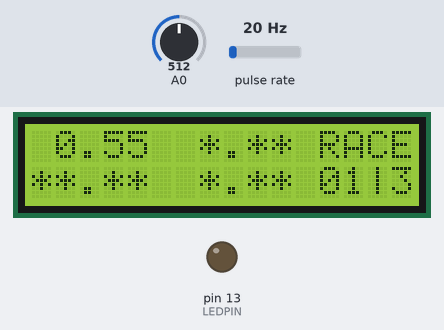
This sketch was run on a simulated Arduino Uno, built with avr-gcc and run on an emulated ATmega328P. Shown: 16×2 character LCD, output pins drawn as LEDs (lit = HIGH). Wiring (inferred from the names in the program): pulse sensor: data pin 2. Inputs (shaded band) come from the test bench; at power-on: pulse rate 20 Hz, A0 = 512. What the sketch prints to the serial monitor is not drawn.

Above: at 6.2 s.
6.3 s: pulse rate (sensor on pin 2) set to 3 Hz
At 7.4 s:
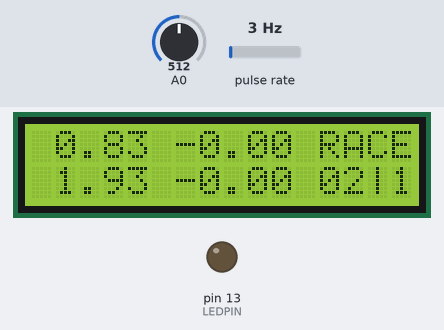
12.3 s: pulse rate (sensor on pin 2) set to 7 Hz
At 13.5 s:
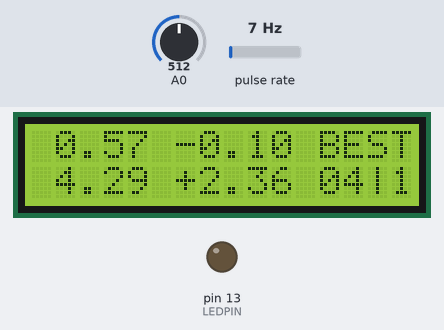
14.1 s: pulse rate (sensor on pin 2) set to 4 Hz
At 17.0 s:
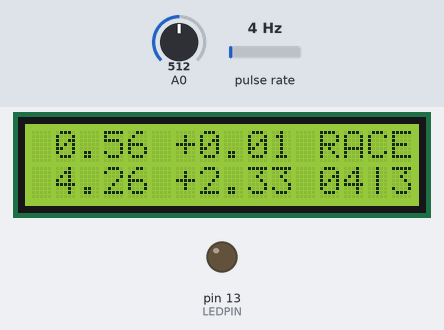
17.1 s: pulse rate (sensor on pin 2) set to 12 Hz
At 18.4 s:
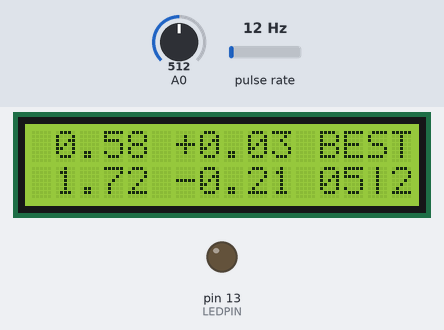

Measured:
- what the display in image 1 shows lasts 0.7 s, from 6.9 s to 7.6 s
- what the display in image 2 shows lasts 0.5 s, from 13.2 s to 13.7 s

The sketch:

laptimer.ino
```cpp
/**************************************************
 * The idea is to display sector- and running laptimes
 * in a rental go kart running on a track with alfono
 * magnetic strips. ie  https://www.alfanosystem.com/
 *
 * Attched a LCD Keypad shield
 * using D4,D5,D6,D7,D8,D9 and D10 for the display
 * using A0 for the buttons.
 * https://www.dfrobot.com/wiki/index.php?title=Arduino_LCD_KeyPad_Shield_(SKU:_DFR0009)
 *
 * Attached a reed switch
 * using D2
 *
 * TODO:
 * Displaysetup made for 3 sectors, make a better where
 *   1 sector = 1 lap makes sence
 * Save trackname and records?
 * Add a buzzer to make a sound instead
 * Add a compass to detect direction when passing a
 *   magnet strip, and thus be able to auto-configure
 * Make a list of tracks with known strips
 * Add a microphone - guess frequency = rpm = speed
 ***************************************************/

#include <LiquidCrystal.h>
LiquidCrystal lcd(8, 9, 4, 5, 6, 7);

#include <EEPROM.h>

#define btnRIGHT  1
#define btnUP     2
#define btnDOWN   4
#define btnLEFT   8
#define btnSELECT 16
#define btnNONE   0
#define btnANY    B11111111
#define btnINC    btnUP | btnRIGHT
#define btnDEC    btnDOWN | btnLEFT


#define REEDPIN 2
#define LEDPIN 13

#define LONGLAP  120000
#define MAX_SECTORS 3
#define LAP 0

//Magic value signaling not valid
//has to fit a signed int
#define NOTIME 0x7FED

#define DEBUG

#ifdef DEBUG
#define PRINT(x)    Serial.print (x)
#define PRINTDEC(x) Serial.print (x, DEC)
#define PRINTLN(x)  Serial.println (x)
#define BEGIN(x)    Serial.begin(x)
#define DEBOUNCE 500
#else
#define PRINT(x)
#define PRINTDEC(x)
#define PRINTLN(x)
#define BEGIN(x)
#define DEBOUNCE 5000
#endif

// where we store our config
#define CONFADDR 20
#define CONFVER  1

volatile int newlap;
volatile long reedready;
long lasttime;
int  sectors;
int  cursector;
int  lastsector;
int  curlap;
int  state;

struct timing_struct {
  unsigned int best;
  unsigned int last;
  int diff; //last - previous best
}
timing_struct;

struct timing_struct timing[MAX_SECTORS+1];

void setup() {
  lcd.begin(16, 2);              // start the library
  lcd.setCursor(0,0);
  lcd.print(F("CHR.HANSEN HOLD6"));
  lcd.setCursor(0,1);
  lcd.print(F("laptimer ver 0.4"));
  BEGIN(9600);
  //Activate internal pullup
  pinMode(REEDPIN , INPUT);
  digitalWrite(REEDPIN , HIGH);
  // turn off led
  pinMode(LEDPIN , OUTPUT);
  digitalWrite(LEDPIN , LOW);

  attachInterrupt(0, trigger, FALLING);
  cleardata();
  //read from flash?
  sectors   = 3;
  getconf();

  delay(5000);
  lcd.clear();
  show();
}

void cleardata() {
  newlap    = 0;
  reedready = 0;
  lasttime  = 0;
  //sectors   = 3; config setting
  cursector = 0;
  lastsector= 0;
  curlap    = 0;
  state     = 0; //waiting to start
  timing[0] = {
    NOTIME, NOTIME, NOTIME  }; //lap
  timing[1] = {
    NOTIME, NOTIME, NOTIME  }; //sec1
  timing[2] = {
    NOTIME, NOTIME, NOTIME  }; //sec2
  timing[3] = {
    NOTIME, NOTIME, NOTIME  }; //sec3
}

void getconf() {
  if ( EEPROM.read(CONFADDR) == 'L' and
    EEPROM.read(CONFADDR+1) == 'T' ) {
    int confver = EEPROM.read(CONFADDR+2);
    if ( confver == 1 ) {
      sectors = EEPROM.read(CONFADDR+3);
    }
  }
}

void saveconf() {
  EEPROM.write(CONFADDR, 'L');
  EEPROM.write(CONFADDR+1,'T' );
  EEPROM.write(CONFADDR+2, 1);
  EEPROM.write(CONFADDR+3, sectors);
}


void loop() {
  //Just wait for an interrupt
  static int key = btnNONE;
  static int lastkey = btnNONE;
  static int keycount = 0;

  if (newlap > 0) {
    //calculate
    //Don't process interrupts during calculations
    detachInterrupt(0);

    if (state == 0) {
      //first hit
      lastsector = sectors;
      cursector  = 1;
      curlap     = 1;
    }
    else {
      savetime(cursector, reedready - lasttime);

      lastsector = cursector;
      if (cursector == sectors) {
        //start/finish passing
        cursector = 1;
        curlap++;
      }
      else {
        cursector++;
      }
    }

    state      = 1; //running

    show();
    lasttime = reedready;
    newlap = 0;

    attachInterrupt(0, trigger, FALLING);
  }
  delay(100);
  if ( state < 2 and millis() - reedready > LONGLAP) {
    state=2;
    show();
  }
  key = getkey();
  if ( key != btnNONE ) {
    if ( key == lastkey ) {
      keycount++;
      PRINTLN(key);
      PRINTLN(keycount);
    }
    else {
      keycount = 1;
      PRINTLN("newkey");
      PRINTLN(key);
    }

    if ( key == btnSELECT and keycount > 20 ) {
      // 2 seconds holding
      PRINTLN("Select hold");
      int confsectors = sectors;
      config();
      keycount=0;
      if ( confsectors != sectors ) {
        cleardata();
        saveconf();
      }
      show();
    }
  }
  lastkey = key;

}

void config() {
  int key = btnNONE;
  int done = 0;
  lcd.clear();
  lcd.setCursor(0,0);
  lcd.print("# sectors:");
  lcd.print(sectors);
  //wait for release of select button
  waitkeynone();
  do {
    key = waitkey(btnANY);
    if (key != btnNONE ) {
      if (key == btnUP or key == btnRIGHT) {
        sectors++;
      }
      if (key == btnDOWN or key == btnLEFT) {
        sectors--;
      }
      if ( sectors > MAX_SECTORS ) {
        sectors = 1;
      }
      else if ( sectors < 1 ) {
        sectors = MAX_SECTORS;
      }
      lcd.clear();
      lcd.setCursor(0,0);
      lcd.print("# sectors:");
      lcd.print(sectors);
    }
    if ( key == btnSELECT ) {
      //save and exit
      done = 1;
      break;
    }
    waitkeynone();
  }
  while (done == 0);
  PRINTLN("out config");
}

void savetime(int sectoridx, long time) {
  PRINT("Sector,time:");
  PRINT(sectoridx);
  PRINT(",");
  PRINTLN(time);
  //avoid overflow
  int sectortime = int((time+5)/10);
  if ( time > LONGLAP ) {
    sectortime = NOTIME + 1;
  }

  if (timing[sectoridx].last == NOTIME) {
    //first time
    timing[sectoridx].best = sectortime;
    timing[sectoridx].last = sectortime;
    timing[sectoridx].diff = 0;
  }
  else {
    timing[sectoridx].diff = sectortime - timing[sectoridx].best;
    timing[sectoridx].last = sectortime;

    if ( sectortime < timing[sectoridx].best ) {
      timing[sectoridx].best = sectortime;
    }
  }

  PRINT("best, last, diff:");
  PRINT(timing[sectoridx].best);
  PRINT(",");
  PRINT(timing[sectoridx].last);
  PRINT(",");
  PRINTLN(timing[sectoridx].diff);

  if (sectoridx != LAP) {
    //calculate running lap
    long runlap = 0;
    //sum of all sectors
    for (int i=1; i <= sectors; i++) {
      if (timing[i].last == NOTIME) {
        runlap = NOTIME;
        break;
      }
      runlap += timing[i].last;
    }
    //timing is in millis
    if (runlap != NOTIME) {
      savetime(LAP,(long)(runlap*10));
    }
  }
}

void show() {
  // xx.xx +x.xx aaaa  - sectortime sectordiff  status
  // xx.xx +x.xx ll:s  - laptime    lapdiff     curlap|cursec

  char buff[8];
  lcd.clear();

  PRINT("sec: best, last, diff:");
  PRINT(timing[lastsector].best);
  PRINT(",");
  PRINT(timing[lastsector].last);
  PRINT(",");
  PRINTLN(timing[lastsector].diff);
  PRINT("lap: best, last, diff:");
  PRINT(timing[LAP].best);
  PRINT(",");
  PRINT(timing[LAP].last);
  PRINT(",");
  PRINTLN(timing[LAP].diff);


  lcd.setCursor(0,0);
  lcd.print( ftime(timing[lastsector].last,buff));

  lcd.setCursor(0,1);
  lcd.print( ftime(timing[LAP].last,buff));

  lcd.setCursor(12,0);
  if (state == 0) {
    lcd.print("WAIT");
  }
  else if (state == 1) {
    lcd.print("RACE");
  }
  else {
    lcd.print("STOP");
  }


  lcd.setCursor(6,0);

  if (curlap < 2) {
    lcd.print(" *.**");
  }
  else {
    lcd.print( fdiff(timing[lastsector].diff,buff));
  }


  //sector and laptime is identical
  if ( sectors > 1 ) {
    lcd.setCursor(6,1);

    if (curlap < 2) {
      lcd.print(" *.**");
    }
    else {
      lcd.print( fdiff(timing[LAP].diff,buff));
    }


    lcd.setCursor(12,1);
    if (curlap > 0) {
      if (curlap < 10) {
        lcd.print("0");
      }
      lcd.print(curlap);
      lcd.print("|");
      lcd.print(cursector);
    }
    else {
      lcd.print("**|*");
    }
  }
  else {
    //last line in one-sector-mode
    lcd.setCursor(0,1);
    lcd.print("BEST: ");
    lcd.print( ftime(timing[LAP].best,buff) );

    lcd.setCursor(12,1);
    lcd.print("L:");
    if (curlap > 0) {
      if (curlap < 10) {
        lcd.print("0");
      }
      lcd.print(curlap);
    }
    else {
      lcd.print("**");
    }
  }

  if ( (timing[lastsector].diff != NOTIME and timing[lastsector].diff < 0) or
    (timing[LAP].diff != NOTIME and timing[LAP].diff < 0)) {
    lcd.setCursor(12,0);
    lcd.print("BEST");
    for (int i=0; i<5; i++) {
      delay(500);
      lcd.noDisplay();
      delay(100);
      lcd.display();
    }
  }

}

char* fdiff(int diff, char* buf) {
  int num = fabs(diff);
  if (diff >= 1000) {
    num = 999;
  }
  int secs = int(num/100);
  int hund = num % 100;
  sprintf(buf, "%c%01d.%02d", diff>0?'+':'-', secs, hund);
  return(buf);
}

char* ftime(int time, char* buf) {
  int num = fabs(time);
  if ( time == NOTIME ) {
    strcpy(buf,"**.**");
    return(buf);
  }
  else if (time >= 10000) {
    num = 9999;
  }
  else if (time < 0) {
    num = 0;
  }
  int secs = int(num/100);
  int hund = num % 100;
  sprintf(buf, "%2d.%02d", secs, hund);
  return(buf);
}

int getkey()
{
  int adc_key_in = analogRead(0);
  if (adc_key_in > 1000) return btnNONE; // We make this the 1st option for speed reasons since it will be the most likely result
  if (adc_key_in < 50)   return btnRIGHT;
  if (adc_key_in < 250)  return btnUP;
  if (adc_key_in < 450)  return btnDOWN;
  if (adc_key_in < 650)  return btnLEFT;
  if (adc_key_in < 850)  return btnSELECT;

  return btnNONE;  // when all others fail, return this...
}


void waitkeynone() {
  do {
    delay(5);
  }
  while(getkey() != btnNONE);
  // debounce
  delay(20);
}

uint8_t waitkey(uint8_t keymask) {
  uint8_t sKey = btnNONE;
  do  {
    sKey = getkey() & keymask;
  }
  while(sKey == btnNONE);

  delay(20);
  return sKey;
}

void trigger() {
  if( millis() > reedready + DEBOUNCE){
    newlap++;
    reedready = millis();
  }
}
```
